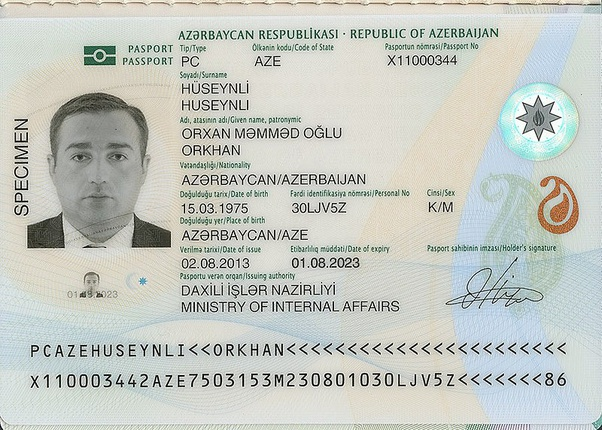
#> input picture users/Test.jpg, 602 x 430 px
$ python ImageCheck.py
#> lines starting #> are read from the running program, lines starting #| are printed output that depends on the picture; after the words box and inside, x2 and y2 are one past the last pixel; in counts of white or black regions, pixels touching at a corner belong together
import cv2

imagePath = 'Test.jpg'

image = cv2.imread(imagePath)
#> image is the input picture: shape (430, 602, 3); mean B, G, R 193.4, 200.2, 196.1
gray = cv2.cvtColor(image, cv2.COLOR_BGR2GRAY)
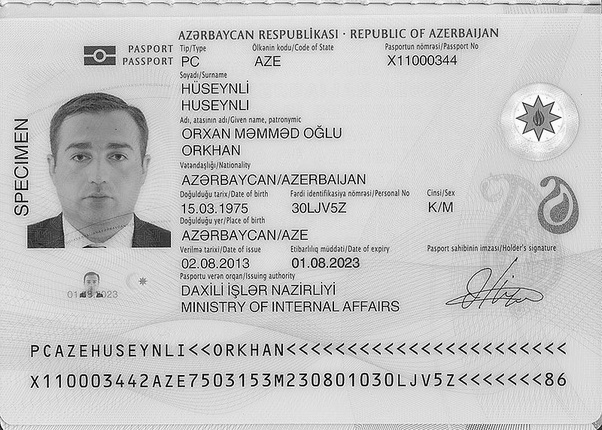
#> gray: shape (430, 602); min 0, max 255, mean 198.2

faceCascade = cv2.CascadeClassifier(cv2.data.haarcascades + "haarcascade_frontalface_default.xml")
faces = faceCascade.detectMultiScale(
    gray,
    scaleFactor=1.3,
    minNeighbors=3,
    minSize=(30, 30)
)
#> faces = [[42, 111, 114, 114]]
for (x, y, w, h) in faces:
    cv2.rectangle(image, (x, y), (x + w, y + h), (0, 255, 0), 2)
#> this loop made 1 pass
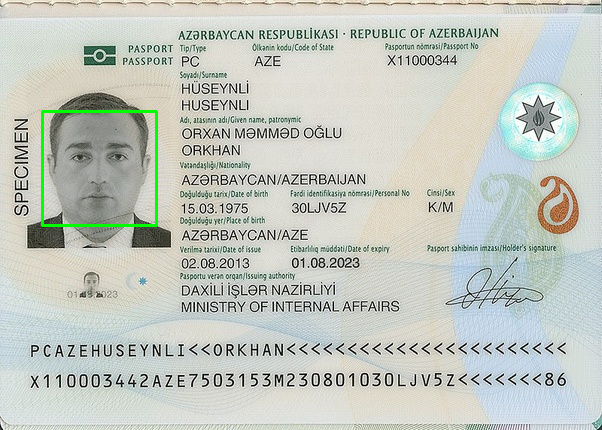
#> image: shape (430, 602, 3); 0.53% of pixels changed, all inside (x1, y1, x2, y2) = (41, 110, 158, 227)


for (x, y, w, h) in faces:
    cv2.rectangle(image, (x, y), (x + w, y + h), (0, 255, 0), 2)
    roi_color = image[y:y + h, x:x + w]
    cv2.imwrite(str(w) + str(h) + '_faces.jpg', roi_color)
#> this loop made 1 pass
#> pass 1, `roi_color = image[y:y + h, x:x + w]`:
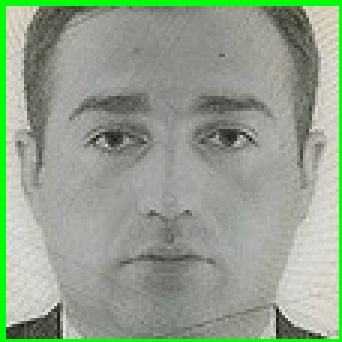
#> roi_color: shape (114, 114, 3) (shown 3 times larger); mean B, G, R 141.7, 161.4, 147
